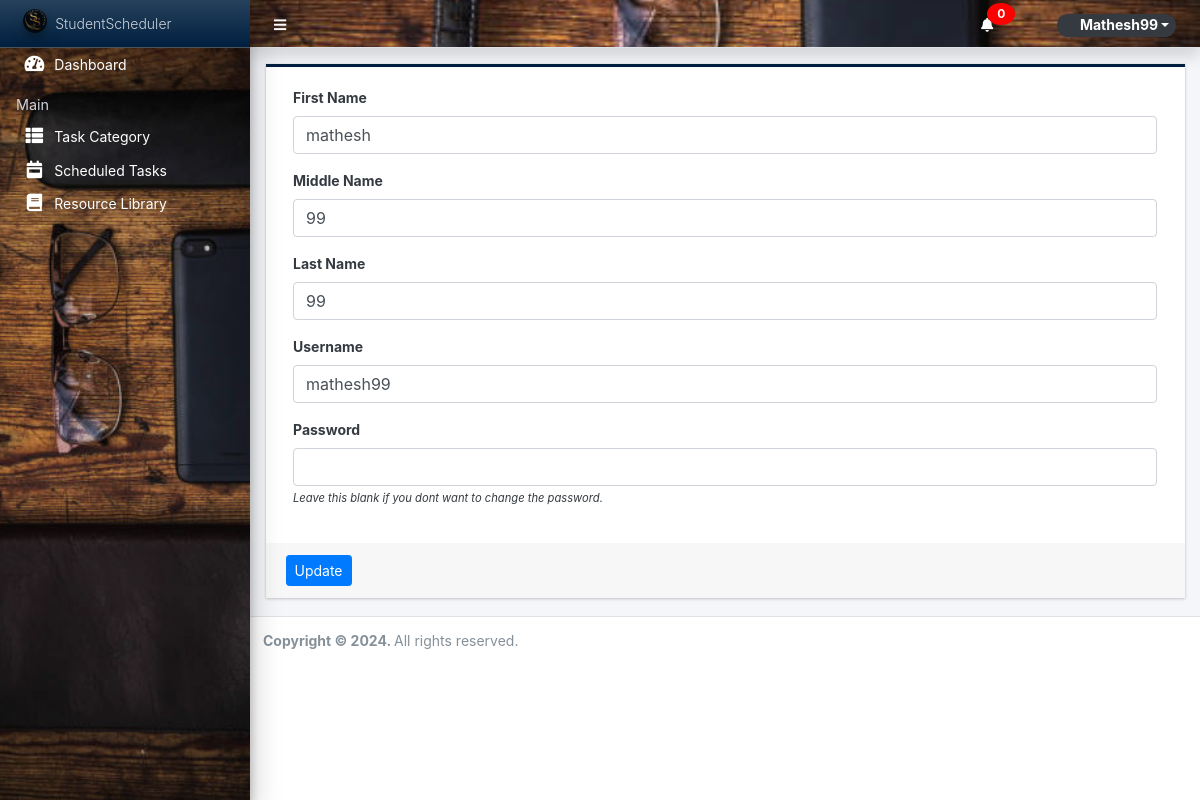
The page /admin/?page=user (signed in) on the database its author committed.
### tables this page shows
CREATE TABLE `users` (
  `id` int(50) NOT NULL,
  `firstname` varchar(250) NOT NULL,
  `middlename` text DEFAULT NULL,
  `lastname` varchar(250) NOT NULL,
  `username` text NOT NULL,
  `password` text NOT NULL,
  `avatar` text DEFAULT NULL,
  `last_login` datetime DEFAULT NULL,
  `type` tinyint(1) NOT NULL DEFAULT 0,
  `date_added` datetime NOT NULL DEFAULT current_timestamp(),
  `date_updated` datetime DEFAULT current_timestamp() ON UPDATE current_timestamp()
);

### classes/DBConnection.php (called while the page is built, shortened)
<?php
class DBConnection{
    private $host = DB_SERVER;
    private $username = DB_USERNAME;
    private $password = DB_PASSWORD;
    private $database = DB_NAME;
    public $conn;
    public function __construct(){
        if (!isset($this->conn)) {
            $this->conn = new mysqli($this->host, $this->username, $this->password, $this->database);
        }
    }
}
?>

### classes/SystemSettings.php (called while the page is built, shortened)
<?php
class SystemSettings extends DBConnection{
	function userdata($field = ''){
		if(!empty($field)){
			if(isset($_SESSION['userdata'][$field]))
				return $_SESSION['userdata'][$field];
			else
				return null;
		}else{
			return false;
		}
	}
}
$_settings = new SystemSettings();
?>

### admin/user/index.php (the view, shortened to what this page needs)
<?php
$user = $conn->query("SELECT * FROM users where id ='".$_settings->userdata('id')."'");
foreach($user->fetch_array() as $k =>$v){
	$meta[$k] = $v;
}
?>
<div class="card card-outline rounded-0 card-navy">
	<div class="card-body">
		<div class="container-fluid">
			<form action="" id="manage-user">
				<div class="form-group">
					<label for="name">First Name</label>
					<input type="text" name="firstname" id="firstname" class="form-control" value="<?php echo isset($meta['firstname']) ? $meta['firstname']: '' ?>" required>
				</div>
				<div class="form-group">
					<label for="name">Middle Name</label>
					<input type="text" name="middlename" id="middlename" class="form-control" value="<?php echo isset($meta['middlename']) ? $meta['middlename']: '' ?>">
				</div>
				<div class="form-group">
					<label for="name">Last Name</label>
					<input type="text" name="lastname" id="lastname" class="form-control" value="<?php echo isset($meta['lastname']) ? $meta['lastname']: '' ?>" required>
				</div>
				<div class="form-group">
					<label for="username">Username</label>
					<input type="text" name="username" id="username" class="form-control" value="<?php echo isset($meta['username']) ? $meta['username']: '' ?>" required  autocomplete="off">
				</div>
				<div class="form-group">
					<label for="password">Password</label>
					<input type="password" name="password" id="password" class="form-control" value="" autocomplete="off">
					<small><i>Leave this blank if you dont want to change the password.</i></small>
				</div>
			</form>
		</div>
	</div>
	<div class="card-footer">
			<div class="col-md-12">
				<div class="row">
					<button class="btn btn-sm btn-primary" form="manage-user">Update</button>
				</div>
			</div>
		</div>
</div>

### rows shown on the page
users: firstname "mathesh", middlename "99", lastname "99", username "mathesh99"

### other values the page prints
$_settings->userdata('username') "Mathesh99"
$_settings->info('short_name') "StudentScheduler"
